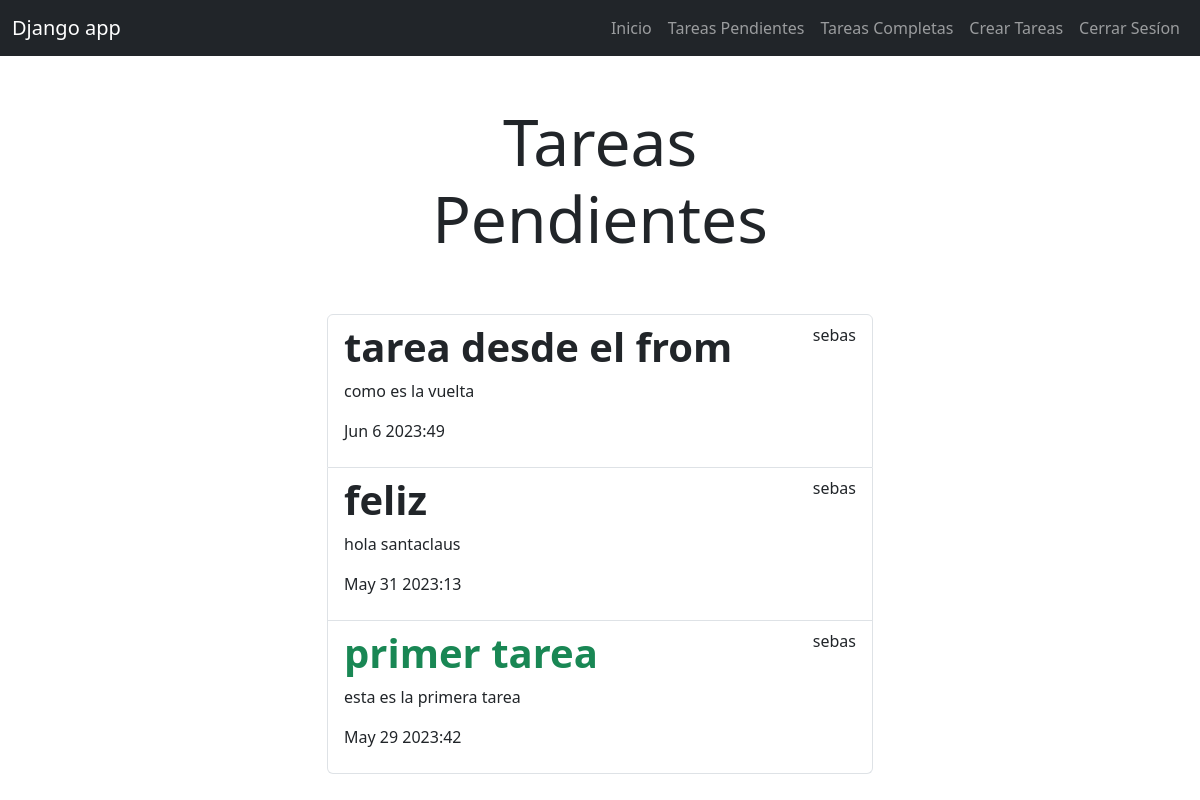
The app's page /tasks_completed/ (signed in) with its own data.
### tasks/models.py (models this page shows, shortened)
class Task(models.Model):
    title = models.CharField(max_length=100)
    description = models.TextField(blank=True)
    created = models.DateTimeField(auto_now_add=True)
    datecompleted = models.DateTimeField(null=True, blank=True)
    important = models.BooleanField(default=False)
    user = models.ForeignKey(User, on_delete=models.CASCADE)

### tasks/views.py (the view)
# urls.py: path('tasks_completed/', views.tasks_completed, name='tasks_completed'),
@login_required
def tasks_completed(request):
     tasks = Task.objects.filter(user=request.user, datecompleted__isnull=False).order_by('-datecompleted')
     return render(request, 'tasks.html',{'tasks': tasks})

### tasks/templates/tasks.html (shortened to what this page needs)
{% extends 'base.html' %}
{% block content %}
<main class="container">
    <div class="row">
        <div class="col-md-6 offset-md-3">
            <h1 class="text-center display-3 py-5">Tareas Pendientes </h1>
                <ul class="list-group">
                    {% for task in tasks %}
                    <a class="list-group-item" href="{% url 'task_detail' task.id %}">
                            <header class="d-flex justify-content-between">
                                {% if task.important %}
                                <h1 class="fw-bold text-success">{{task.title}}</h1>
                                {% else %}
                                <h1 class="fw-bold">{{task.title}}</h1>
                                {% endif %}
                                <p>{{task.user.username}}</p>
                            </header>
                            <p>{{task.description}}</p>
                            <p>{{task.datecompleted|date:'M j Y:i'}}</p>
                        </a>
                    {% endfor %}
                </ul>
        </div>
    </div>
</main>
{% endblock %}

### records on screen
Task: title "tarea desde el from", user.username "sebas", description "como es la vuelta", datecompleted "Jun 6 2023:49"
Task: title "feliz", user.username "sebas", description "hola santaclaus", datecompleted "May 31 2023:13"
Task: title "primer tarea", user.username "sebas", description "esta es la primera tarea", datecompleted "May 29 2023:42"
